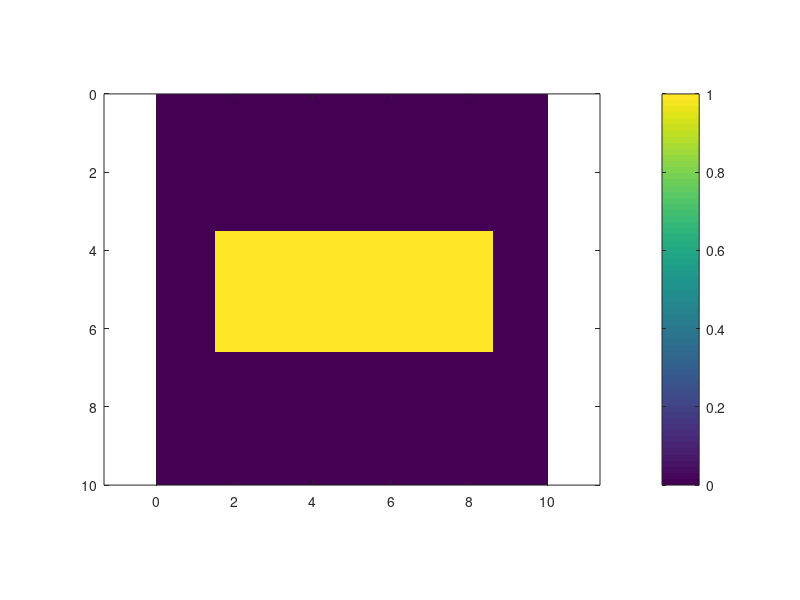

The MATLAB source for this figure:
% Topic 3 Numerical Analysis of TX Lines - Lecture 2.3 - Rectangles and
% Centering Algorithm

%%%%%%%%%%%%%%%%%%%%%%%%%%%%%%%%%%%%%%%%%%%%%%%
%% Initialize Matlab
%%%%%%%%%%%%%%%%%%%%%%%%%%%%%%%%%%%%%%%%%%%%%%%

close all;
clc;
clear all; % Apparently MATLAB advices against using clear all for simply clearing variables

%%%%%%%%%%%%%%%%%%%%%%%%%%%%%%%%%%%%%%%%%%%%%%%
%% Dashboard
%%%%%%%%%%%%%%%%%%%%%%%%%%%%%%%%%%%%%%%%%%%%%%%

% Grid Parameters
Sx = 10;
Sy = 10;
Nx = 100;
Ny = round((Nx/Sx)*Sy);

% Rectangle Parameters
wx = 7;
wy = 3;

%%%%%%%%%%%%%%%%%%%%%%%%%%%%%%%%%%%%%%%%%%%%%%%
%% Calculate a Grid
%%%%%%%%%%%%%%%%%%%%%%%%%%%%%%%%%%%%%%%%%%%%%%%

% Grid Axes
dx = Sx/Nx;
xa = (0.5:Nx-0.5)*dx;
dy = Sy/Ny;
ya = (0.5:Ny-0.5)*dy;

%%%%%%%%%%%%%%%%%%%%%%%%%%%%%%%%%%%%%%%%%%%%%%%
%% Build a Rectangle
%%%%%%%%%%%%%%%%%%%%%%%%%%%%%%%%%%%%%%%%%%%%%%%

% Initialize
A = zeros(Nx,Ny);

% Dimensions of rectangle
nx = round(wx/dx);
ny = round(wy/dy);

% Co-ordinates of edges - Refer to
% Docs\Top_03_Lec_2_03_Rectangles_and_CenteringAlgo.md for more info
nx1 = 1 + round((Nx - nx)/2); % Starting co-ordinate - x
nx2 = nx1 + nx;               % Ending co-ordinate - x
ny1 = 1 + round((Ny - ny)/2);
ny2 = ny1 + ny;

% Incorporate
A(nx1:nx2, ny1:ny2) = 1;

%%%%%%%%%%%%%%%%%%%%%%%%%%%%%%%%%%%%%%%%%%%%%%%
%% Draw the rectangle
%%%%%%%%%%%%%%%%%%%%%%%%%%%%%%%%%%%%%%%%%%%%%%%

imagesc(xa, ya, A.');
axis equal tight;
colorbar;
